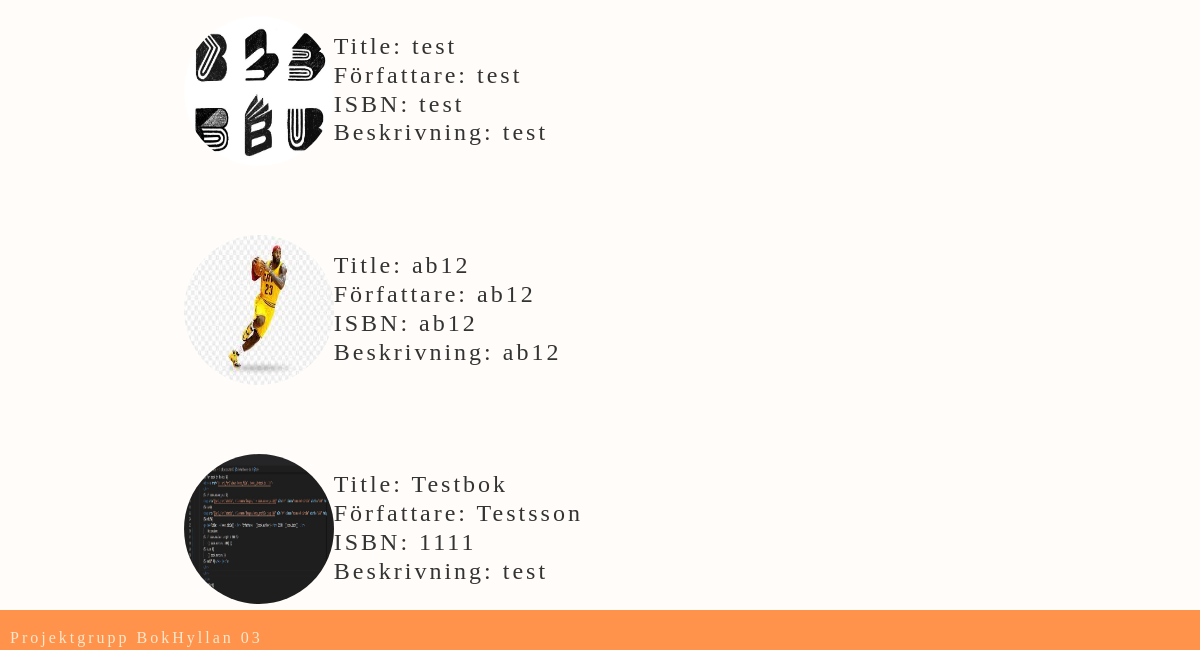
/all-books (signed in, lower part), run on an earlier commit of the app's database.
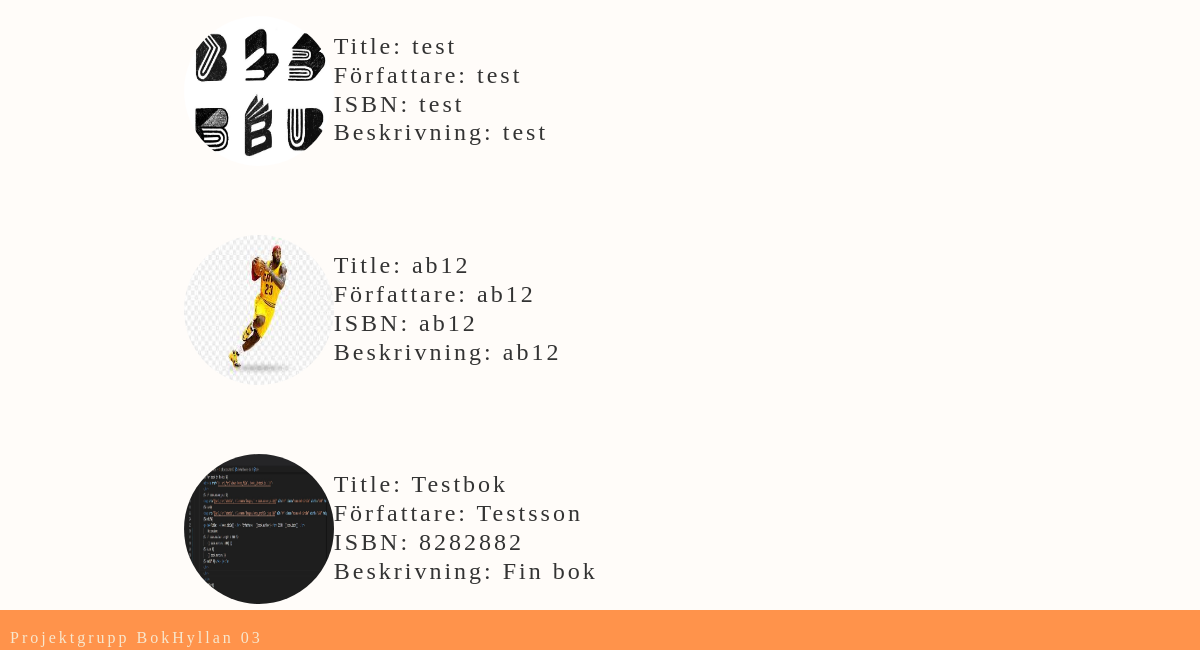
And on a later commit of the database.
### website/models.py (models this page shows)
class Book(db.Model):
    id = db.Column(db.Integer, primary_key = True)
    title = db.Column(db.String(150))
    author = db.Column(db.String(150))
    isbn = db.Column(db.String(150))
    review = db.Column(db.String(30000))
    user_id = db.Column(db.Integer, db.ForeignKey('user.id'))
    cover_pic = db.Column(db.String())

### website/views.py (the view)
@views.route('/all-books')
@login_required
def show_all_books():
    books = Book.query.all()
    return render_template('all_books.html', user=current_user, books=books )

### website/templates/all_books.html (shortened to what this page needs)
{% extends "base.html" %}
{% block content %}
    <div id="all-books-div">
        {% for book in books %}
        <div><a href="{{ url_for('views.book_file', book_id=book.id) }}">
        {% if book.cover_pic %}
        <img src="{{url_for('static', filename='images/' + book.cover_pic)}}" alt="#" class="rounded-circle" width="150" height="150" align="left">
        {%else%}
        <img src="{{url_for('static', filename='images/emty_profile.jpg')}}" alt="#" class="rounded-circle" width="150" height="150" align="left">
        {%endif%}
        <p><h4>Title:  {{book.title}} </br> Författare:  {{book.author}}</br> ISBN: {{book.isbn}} </br>
            Beskrivning:
        {% if book.review|length > 100 %}
            {{ book.review[:100] }}
        {% else %}
            {{ book.review }}
        {% endif %}</h4></p></a>
        </div>
        {%endfor%}
    </div>
{% endblock %}

### website/templates/base.html (shortened to what this page needs)
<!DOCTYPE html>
<html lang="en">
<head>
  <link rel="stylesheet" href="https://cdn.jsdelivr.net/npm/bootstrap@4.3.1/dist/css/bootstrap.min.css"
>
  <link rel="stylesheet" type="text/css" href="{{ url_for('static', filename='styles/style.css')}}">
</head>
<body>
  <div class="container">
    {% block content %}
    {% endblock %}
  </div>
  <footer>
    <p>Projektgrupp BokHyllan 03</p>
  </footer>
</body>
</html>

### website/static/styles/style.css (style rules this page uses)
body { background-color: #fffcf9; font-family: "Palatino Linotype", "Book Antiqua", Palatino, serif; letter-spacing: 3px; }
a { color:rgb(51, 51, 51) }
#home-div, #add-book-div, #sign-up-div, #add-bio-div, #edit-profile-div, #edit-book-div, #add-pic-div, #all-books-div { width:75%; margin:auto; margin-top:3em; }
footer { background-color: #ff934b; color: #F7E7CE; position: fixed; padding-left: 10px; bottom: 0; width: 100%; height: 2.5rem; }
footer > p { margin-top: 1em; }

What changed in the data, as far as the page shows it:
changed Book "Testbok": isbn "1111" → "8282882"; review "test" → "Fin bok"
